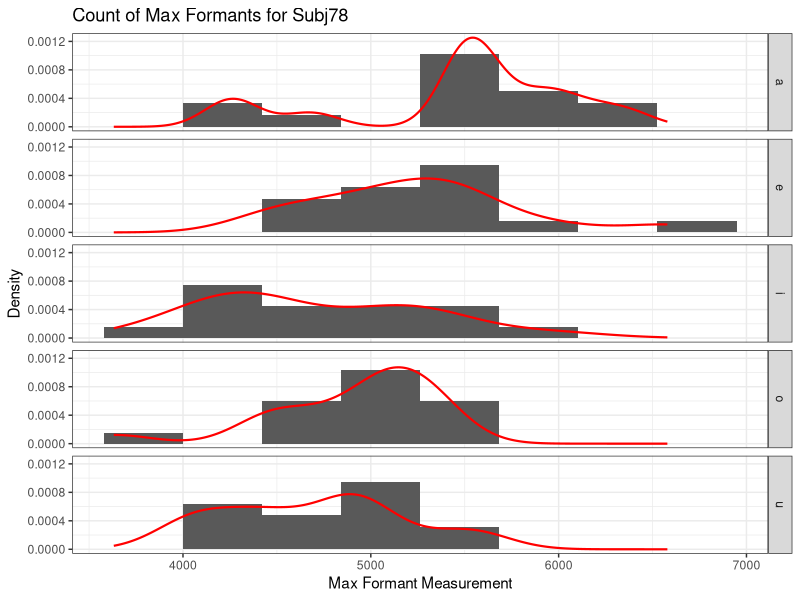
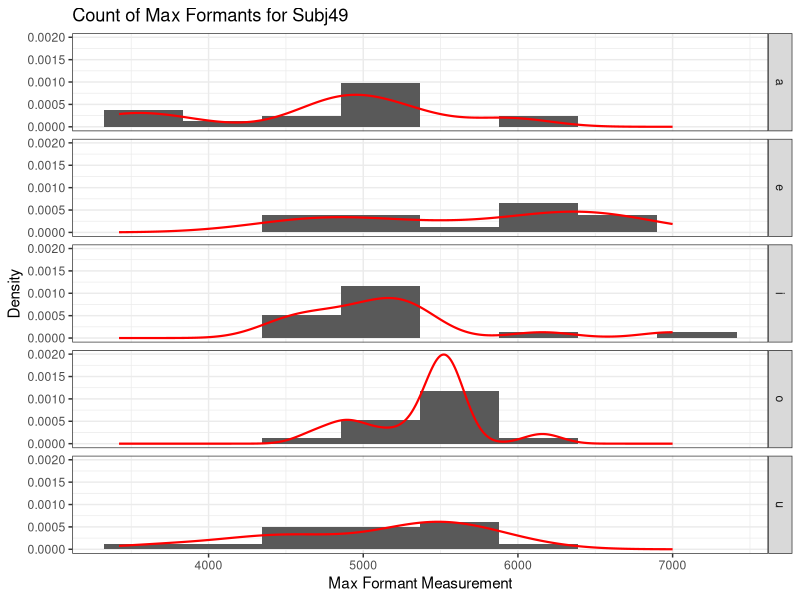
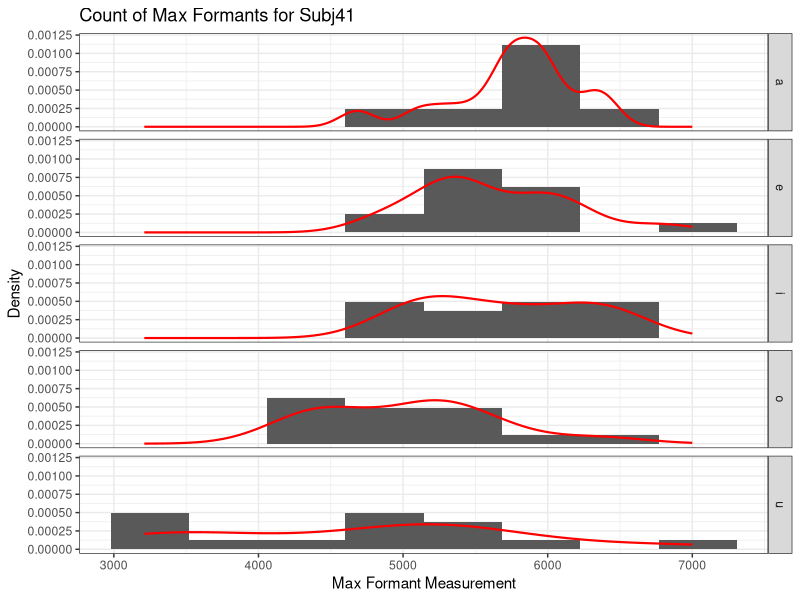
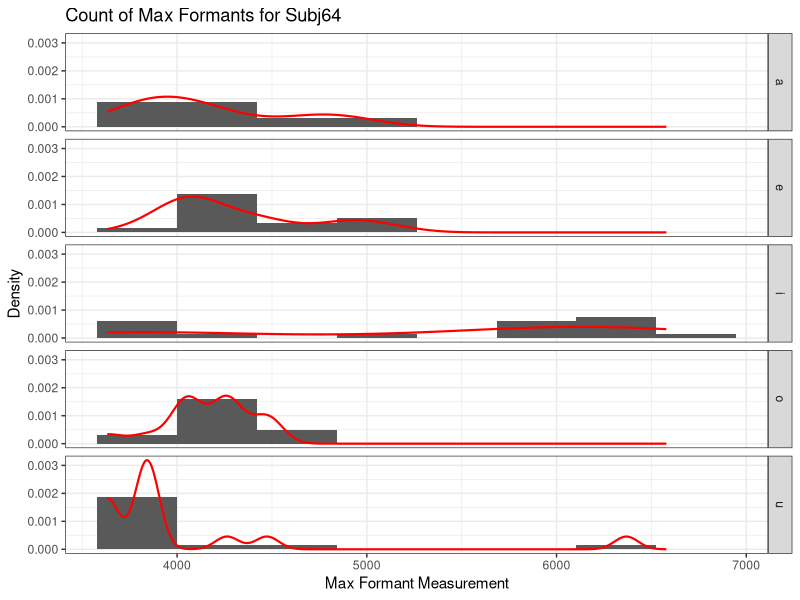
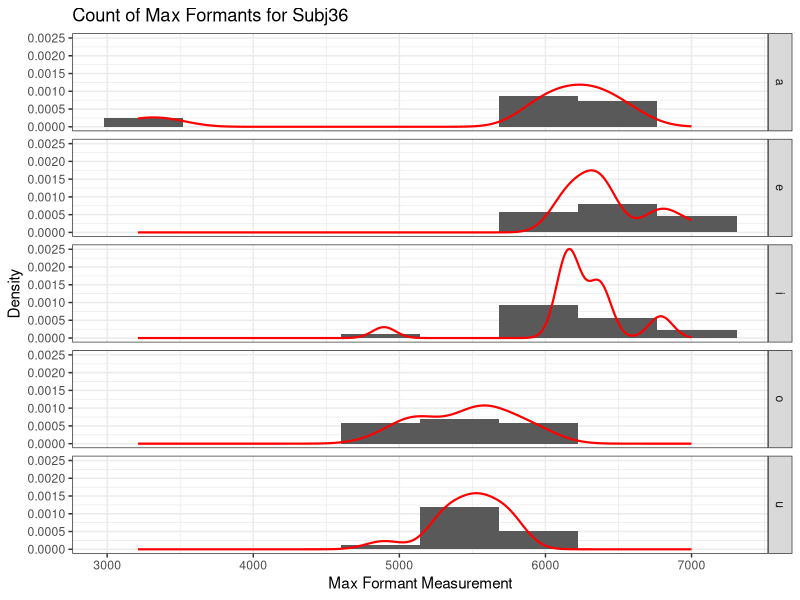
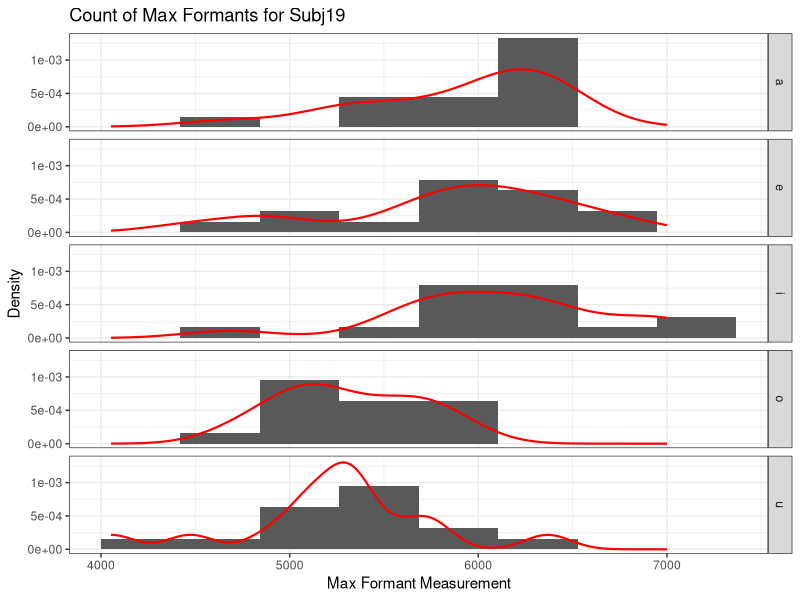
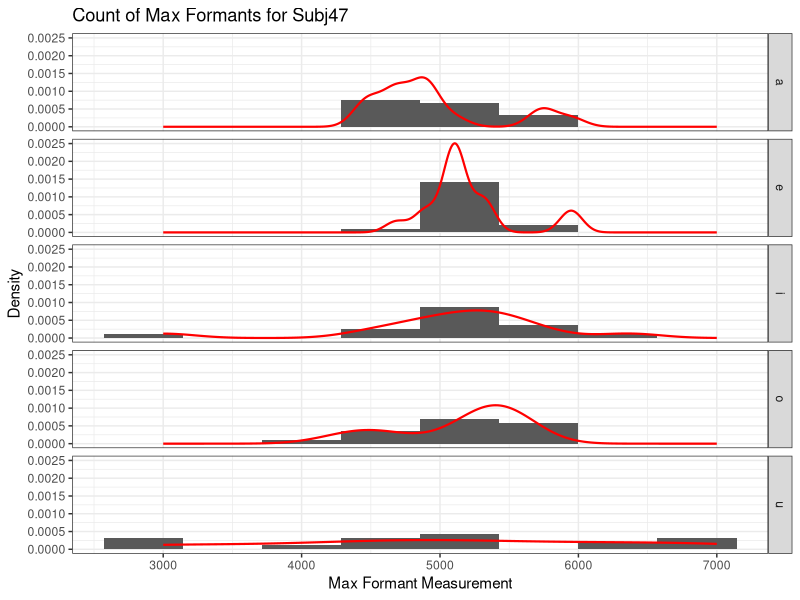
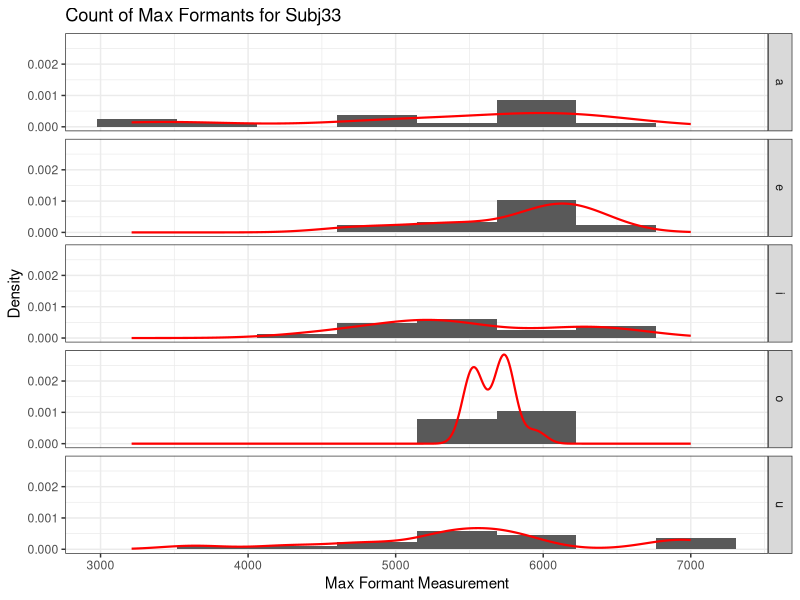

The R source for these figures, in order: (Note: this script raises an error after producing the figures.)
#install.packages("tidyverse")
library(tidyverse, warn.conflicts = FALSE)
path <- "/Users/meganlwe/Documents/GitHub/spanish_vowel_corpus"

# Importing Data 
setwd(file.path(path, "data"))
df <- read_csv("ft_results.csv") %>%
  select(Gender, Vowel, ends_with("_50"), F4) %>%
  group_by(Gender, Vowel)

#Compute Means and Standard Deviations
summ_stats <- df %>% 
  summarize(across(starts_with("F"), 
                   list(mean = mean, #drop.na
                        sd = sd),
                   .names = "{col}_{fn}"))

# Probabilistic Model
f_prob <- function(value, gender, vowel, formant){
  params <- summ_stats %>% 
    filter(Gender == gender, Vowel == vowel) %>%
    ungroup() %>%
    select(starts_with(formant))
  
  mu <- params %>% 
    pull(ends_with("mean"))
  
  sigma <- params %>% 
    pull(ends_with("sd")) 
 
  return(dnorm(value, mu, sigma)*100) 
}

f_prob(800, "m", "a", "F1") # example

# Histograms
mf_df <- read_csv("max_formants.csv")
subj_list <- mf_df %>% pull(Subject) %>% unique(.) 

setwd(file.path(path, "histograms"))
for (subj in subj_list){
  mf_df %>%
    filter(Subject == subj) %>%
      ggplot(aes(x=Max_Formant), color = Vowel) +
      geom_histogram(bins=8, aes(y = after_stat(density))) +
      geom_density(lwd = .75, linetype = 1, color = "red") +
      facet_grid(Vowel ~ .) +
      theme_bw() +
      theme(panel.background = element_rect(fill = "white")) + 
      labs(title = sprintf("Count of Max Formants for %s", str_to_title(subj)),
           x = "Max Formant Measurement",
           y = "Density")
  
  ggsave(sprintf("%s_histogram.png", subj), width = 4, height = 5, units = "in")
}

mf_df %>% 
  group_by(Gender,Subject) %>% 
  summarize(Mean = mean(Max_Formant), 
            Median = median(Max_Formant))

